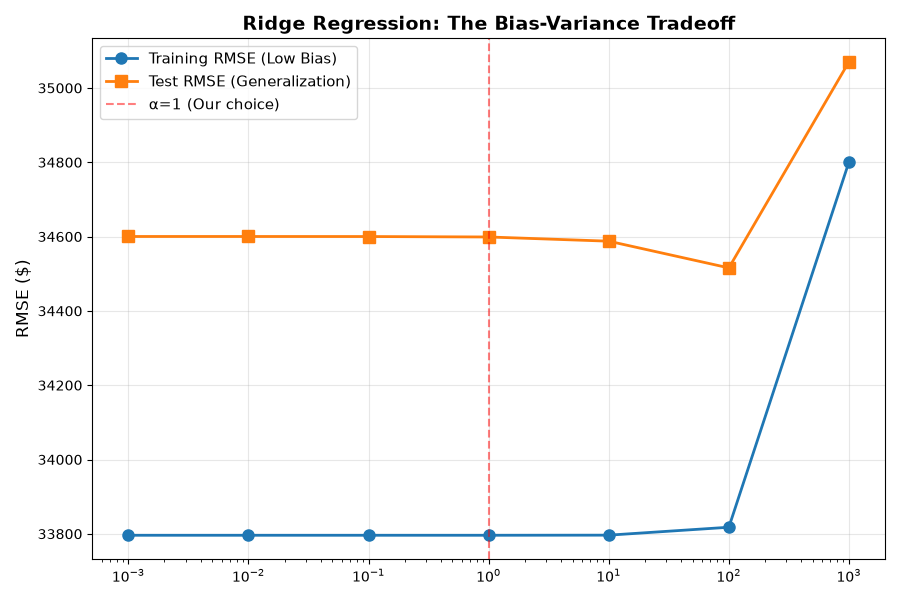
#> input picture Project/Week_Two/Ridge_TradeOff.png, 900 x 600 px; its folder holds only this picture in this run
$ python -i Feature_Engineering.py   (imports and definitions only)
#> lines starting #> are read from the running program, lines starting #| are printed output that depends on the picture
import pandas as pd
import numpy as np
import glob
import os
import matplotlib.pyplot as plt
import missingno as msno


script_dir = os.path.dirname(os.path.abspath(__file__))
dataPath = os.path.join(script_dir, "buenos-aires-real-estate-*.csv")

# dataPath ="./wqu_course/Project/Week_Two/Data/buenos-aires-real-estate-*.csv"
# print(datasets)


datasets = glob.glob(dataPath)
file1= []
# [3 lines not run here, left out]
"""for the above one we can also use the list comprhension method"""
file2 = [pd.read_csv(x)for x in datasets]
# [1 line that did not run here, left out]
# print(df.head())


def merged_files(data):
    return pd.concat([pd.read_csv(file) for file in glob.glob(data)], ignore_index =True)

# print(merged_files(dataPath))
def filter_df(data):
    return(
        df.loc[ lambda x: x["place_with_parent_names"].str.contains("Capital Federal")]
        .query('property_type == "apartment"')
        .query('price_aprox_usd <400_000')
    )

"""Handling Outliners"""
def outliners_df(data):
    return (
        data.loc[lambda x : x["surface_covered_in_m2"].between(
            x["surface_covered_in_m2"].quantile(0.1),
            x["surface_covered_in_m2"].quantile(0.9)
        )]
    )

"""Extract features from strings"""
def modify_cols(data):
    return (
        data
        .assign(
            lat=lambda x: x["lat-lon"].str.split(",", expand=True)[0].astype(float),      # <--- "lat-lon"
            lon=lambda x: x["lat-lon"].str.split(",", expand=True)[1].astype(float),      # <--- "lat-lon"
            neighborhood=lambda x: x["place_with_parent_names"].str.split("|", expand=True)[3]            # <--- "place_with_parent_names"
        )
    )


# [7 lines that did not run here, left out]
# [19 lines not run here, left out]

>>> import cv2
>>> picture = cv2.imread('../Ridge_TradeOff.png', cv2.IMREAD_GRAYSCALE)
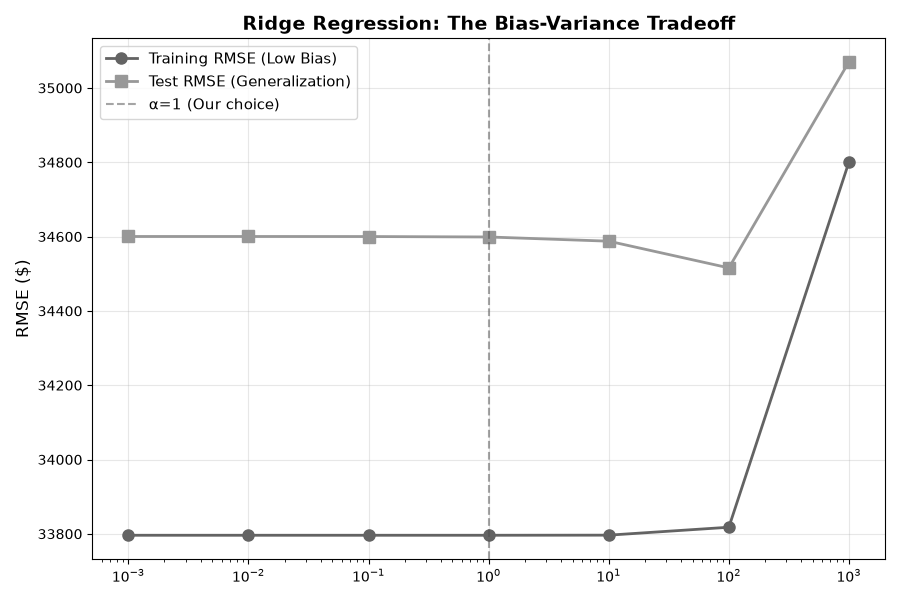
#> picture: shape (600, 900); min 0, max 255, mean 248.4
#> (the run stopped early here; a loop or call above may not have finished)

$ run again, on Project/Week_Two/Ridge_vS_Lasso.png
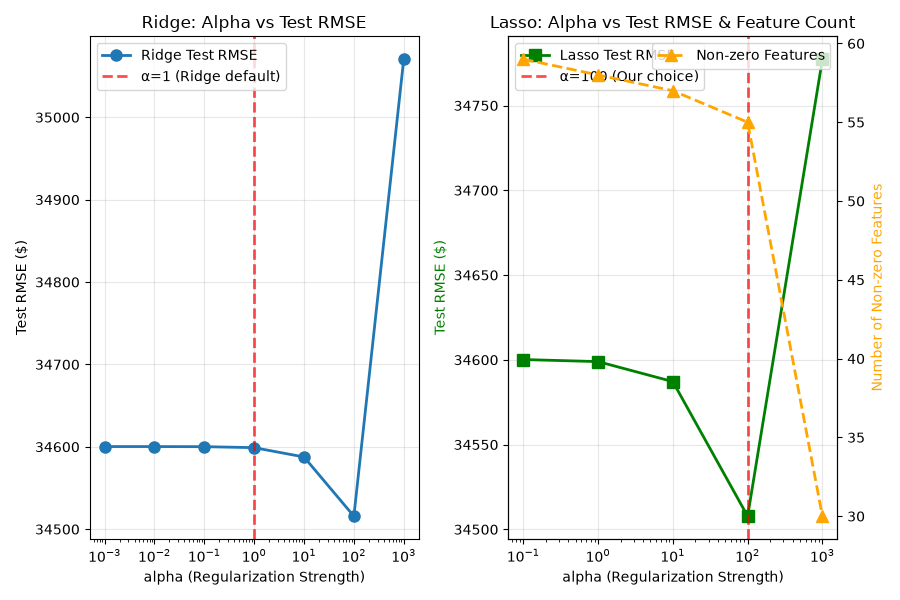
#> input picture Project/Week_Two/Ridge_vS_Lasso.png, 900 x 600 px
#> `picture = cv2.imread('../Ridge_TradeOff.png', cv2.IMREAD_GRAYSCALE)`:
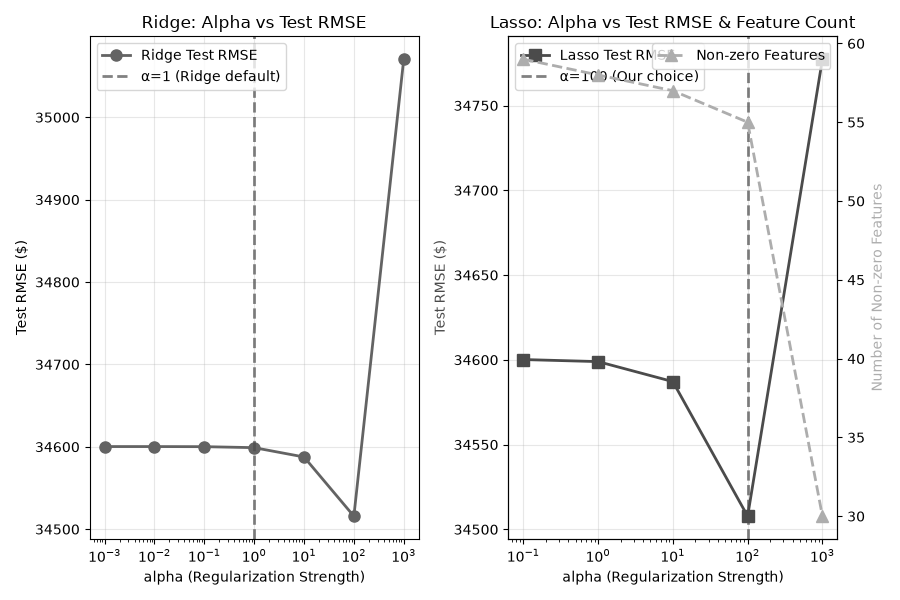
#> picture: shape (600, 900); min 0, max 255, mean 246
